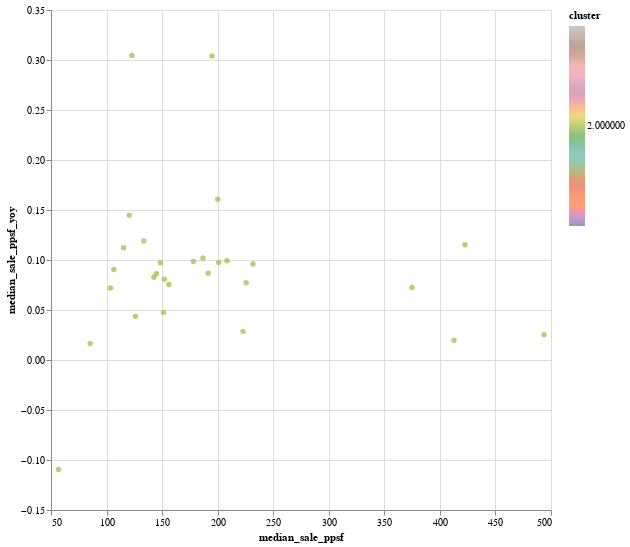

Notebook source saved alongside this figure:
### Code cell
alt.Chart(c2_df).mark_circle().encode(
    alt.X('median_sale_ppsf',
        scale=alt.Scale(zero=False)),
    y='median_sale_ppsf_yoy',
    color=alt.Color('cluster', scale=alt.Scale(scheme='tableau10'))
).properties(
    width=500,
    height=500
).interactive()
